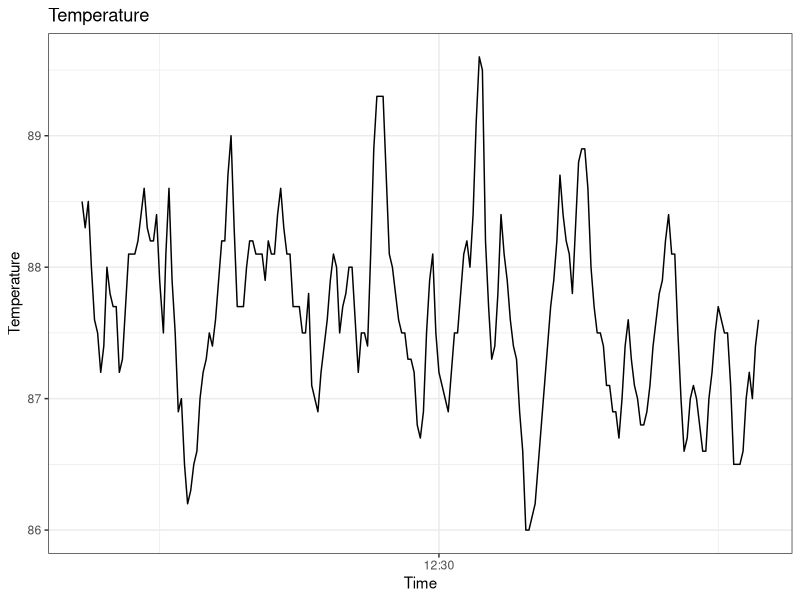
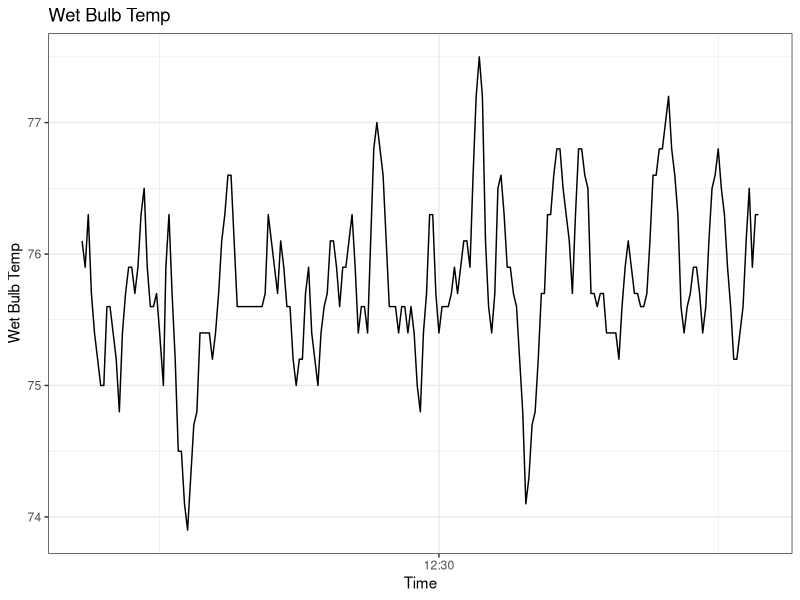
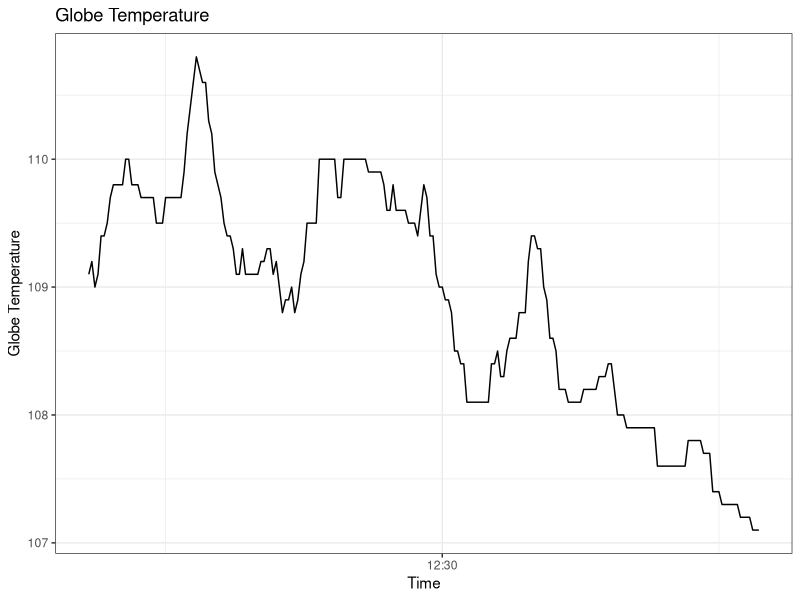
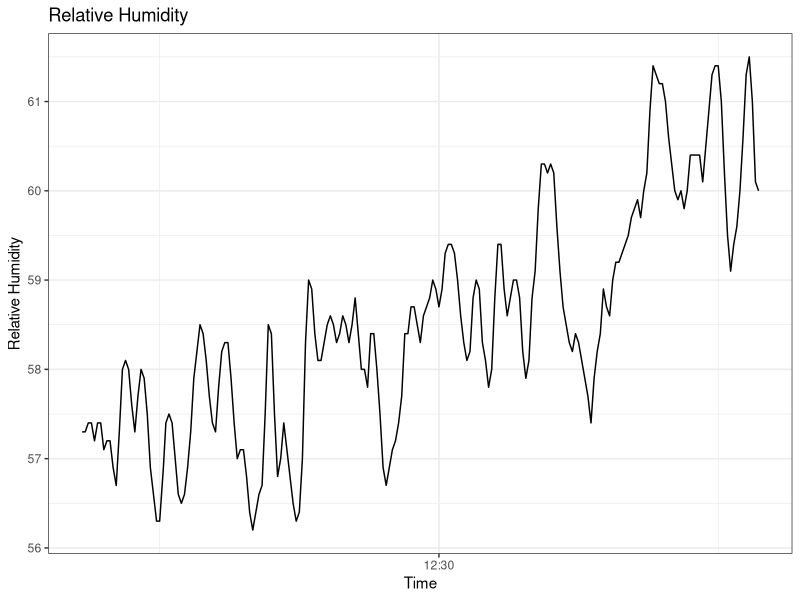
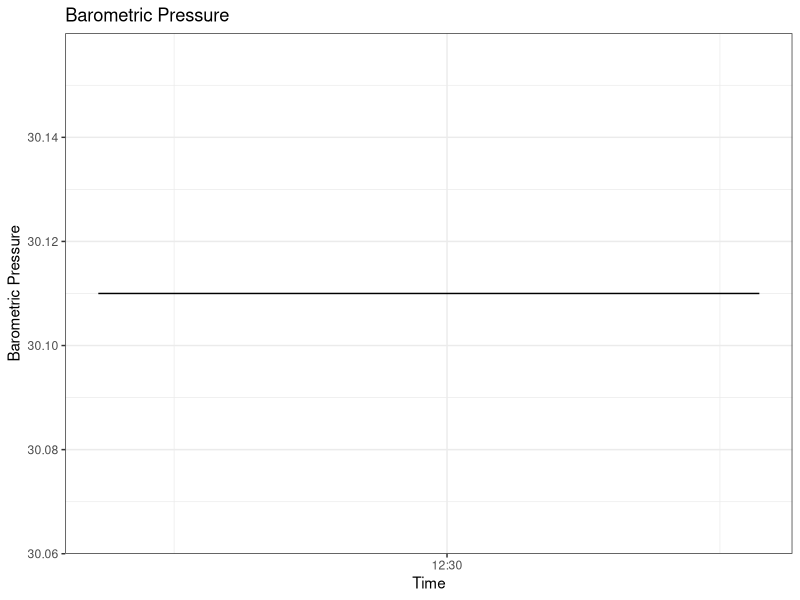
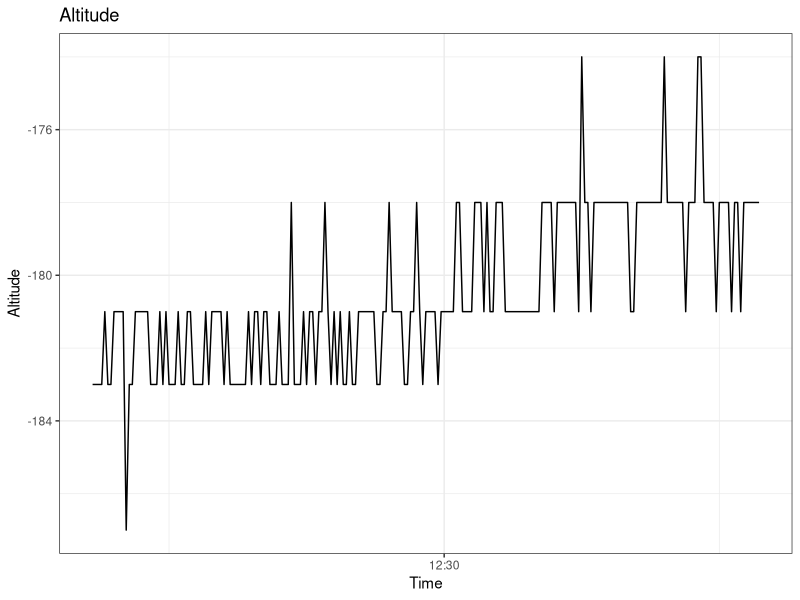
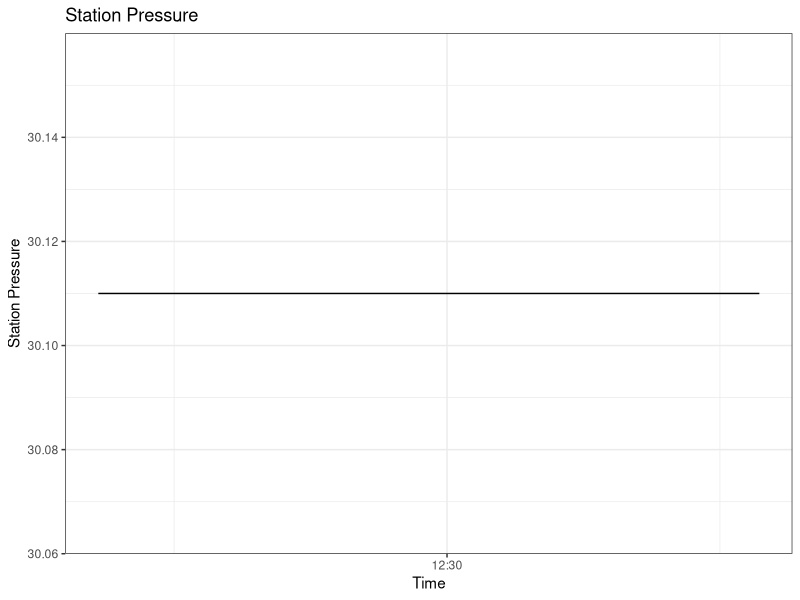
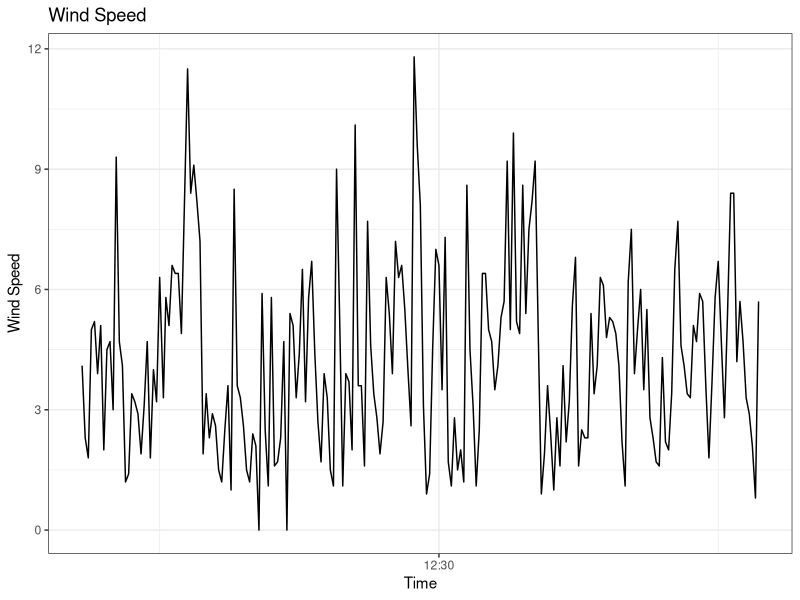

Write the R code that produced these figures, in order.
## ---- chunk 1
library(tidyverse)
library(readxl)
library(dplyr)
## ---- chunk 2

R31_kestrel <- read_csv("raw_data/0608_R31_HL_Kestrel_AM.csv", skip=3)

head(R31_kestrel)

R31_kestrel <- R31_kestrel[-1, ]

R31_kestrel$Temperature <- as.numeric(R31_kestrel$Temperature)
R31_kestrel$`Wet Bulb Temp` <- as.numeric(R31_kestrel$`Wet Bulb Temp`)

R31_kestrel <- R31_kestrel |> 
  mutate(across(4:12, as.numeric))

R31_kestrel$`FORMATTED DATE_TIME` <-
  as.POSIXct(R31_kestrel$`FORMATTED DATE_TIME`)
## ---- chunk 3

# ggplot(R31_kestrel, aes(x = `FORMATTED DATE_TIME`, y = Temperature)) +
#   geom_line() +
#   scale_x_datetime(
#     date_breaks = "15 min",
#     date_labels = "%H:%M"
#   ) +
#   theme_bw() +
#   labs(x = "Time")
# 
# ggplot(R31_kestrel, aes(x = `FORMATTED DATE_TIME`, y = `Wet Bulb Temp`)) +
#   geom_line() +
#   scale_x_datetime(
#     date_breaks = "15 min",
#     date_labels = "%H:%M"
#   ) +
#   theme_bw() +
#   labs(x = "Time")




vars_to_plot <- c(
  "Temperature",
  "Wet Bulb Temp",
  "Globe Temperature",
  "Relative Humidity",
  "Barometric Pressure",
  "Altitude",
  "Station Pressure",
  "Wind Speed",
  "Heat Index",
  "Dew Point",
  "Density Altitude"
)

for (v in vars_to_plot) {
  p <- ggplot(R31_kestrel, aes(x = `FORMATTED DATE_TIME`, y = .data[[v]])) +
    geom_line() +
    scale_x_datetime(
      date_breaks = "15 min",
      date_labels = "%H:%M"
    ) +
    theme_bw() +
    labs(
      x = "Time",
      y = v,
      title = v
    )
  
  print(p)
}
